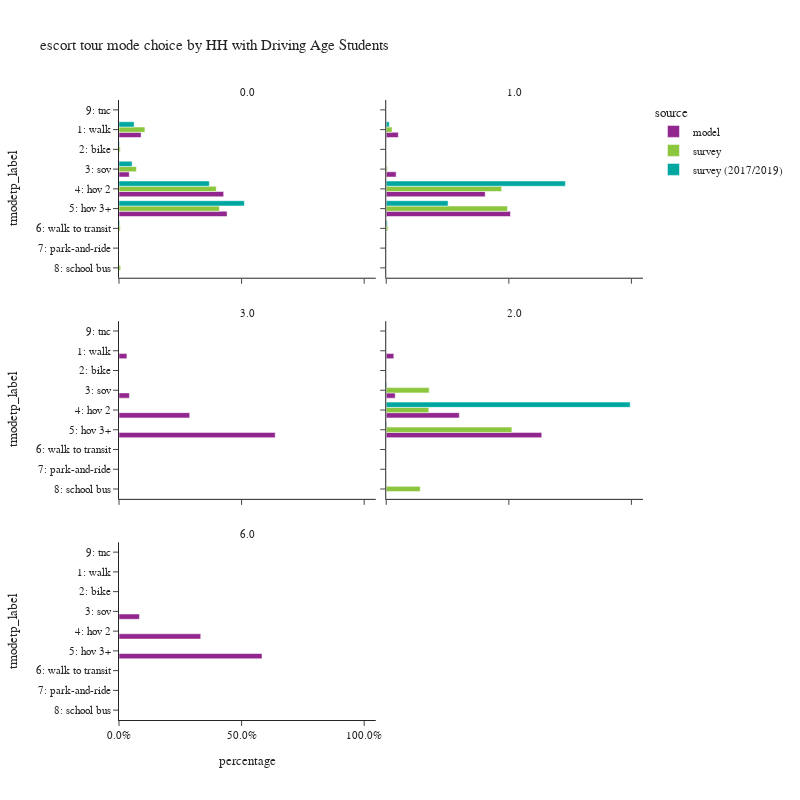

The code cell stored with this chart in its notebook:
### Code cell
plot_mode_choice(es_tour,
                 "hhhsc",
                 {
                  "tmodetp_label":["1: walk","2: bike","3: sov","4: hov 2","5: hov 3+","6: walk to transit",
                                   "7: park-and-ride","8: school bus","9: other–survey only"]},
                 "HH with Driving Age Students",2,800)

### Figure 1 — Plotly figure (JSON) as saved in the notebook; plotly's stock layout.template omitted (floating-point values rounded to 4 significant figures)
{"data": [{"alignmentgroup": "True", "customdata": [[68047], [304], [31663], [322456], [332982]], "hovertemplate": "source=model<br>hhhsc=0.0<br>percentage=%{x}<br>tmodetp_label=%{y}<br>sample count=%{customdata[0]}<extra></extra>", "legendgroup": "model", "marker": {"color": "#91268F", "pattern": {"shape": ""}}, "name": "model", "offsetgroup": "model", "orientation": "h", "showlegend": true, "textposition": "auto", "type": "bar", "x": [0.09007, 0.0004024, 0.04191, 0.4268, 0.4408], "xaxis": "x5", "y": ["1: walk", "2: bike", "3: sov", "4: hov 2", "5: hov 3+"], "yaxis": "y5"}, {"alignmentgroup": "True", "customdata": [[4615], [16], [3781], [37841], [47516]], "hovertemplate": "source=model<br>hhhsc=1.0<br>percentage=%{x}<br>tmodetp_label=%{y}<br>sample count=%{customdata[0]}<extra></extra>", "legendgroup": "model", "marker": {"color": "#91268F", "pattern": {"shape": ""}}, "name": "model", "offsetgroup": "model", "orientation": "h", "showlegend": false, "textposition": "auto", "type": "bar", "x": [0.04922, 0.0001706, 0.04032, 0.4036, 0.5067], "xaxis": "x6", "y": ["1: walk", "2: bike", "3: sov", "4: hov 2", "5: hov 3+"], "yaxis": "y6"}, {"alignmentgroup": "True", "customdata": [[16], [21], [143], [316]], "hovertemplate": "source=model<br>hhhsc=3.0<br>percentage=%{x}<br>tmodetp_label=%{y}<br>sample count=%{customdata[0]}<extra></extra>", "legendgroup": "model", "marker": {"color": "#91268F", "pattern": {"shape": ""}}, "name": "model", "offsetgroup": "model", "orientation": "h", "showlegend": false, "textposition": "auto", "type": "bar", "x": [0.03226, 0.04234, 0.2883, 0.6371], "xaxis": "x3", "y": ["1: walk", "3: sov", "4: hov 2", "5: hov 3+"], "yaxis": "y3"}, {"alignmentgroup": "True", "customdata": [[419], [5], [498], [4056], [8633]], "hovertemplate": "source=model<br>hhhsc=2.0<br>percentage=%{x}<br>tmodetp_label=%{y}<br>sample count=%{customdata[0]}<extra></extra>", "legendgroup": "model", "marker": {"color": "#91268F", "pattern": {"shape": ""}}, "name": "model", "offsetgroup": "model", "orientation": "h", "showlegend": false, "textposition": "auto", "type": "bar", "x": [0.03078, 0.0003673, 0.03659, 0.298, 0.6343], "xaxis": "x4", "y": ["1: walk", "2: bike", "3: sov", "4: hov 2", "5: hov 3+"], "yaxis": "y4"}, {"alignmentgroup": "True", "customdata": [[1], [4], [7]], "hovertemplate": "source=model<br>hhhsc=6.0<br>percentage=%{x}<br>tmodetp_label=%{y}<br>sample count=%{customdata[0]}<extra></extra>", "legendgroup": "model", "marker": {"color": "#91268F", "pattern": {"shape": ""}}, "name": "model", "offsetgroup": "model", "orientation": "h", "showlegend": false, "textposition": "auto", "type": "bar", "x": [0.08333, 0.3333, 0.5833], "xaxis": "x", "y": ["3: sov", "4: hov 2", "5: hov 3+"], "yaxis": "y"}, {"alignmentgroup": "True", "customdata": [[85], [14], [48], [280], [245], [12], [5]], "hovertemplate": "source=survey<br>hhhsc=0.0<br>percentage=%{x}<br>tmodetp_label=%{y}<br>sample count=%{customdata[0]}<extra></extra>", "legendgroup": "survey", "marker": {"color": "#8CC63E", "pattern": {"shape": ""}}, "name": "survey", "offsetgroup": "survey", "orientation": "h", "showlegend": true, "textposition": "auto", "type": "bar", "x": [0.1056, 0.005237, 0.07085, 0.3969, 0.4098, 0.005077, 0.006649], "xaxis": "x5", "y": ["1: walk", "2: bike", "3: sov", "4: hov 2", "5: hov 3+", "6: walk to transit", "8: school bus"], "yaxis": "y5"}, {"alignmentgroup": "True", "customdata": [[2], [1], [28], [16], [1]], "hovertemplate": "source=survey<br>hhhsc=1.0<br>percentage=%{x}<br>tmodetp_label=%{y}<br>sample count=%{customdata[0]}<extra></extra>", "legendgroup": "survey", "marker": {"color": "#8CC63E", "pattern": {"shape": ""}}, "name": "survey", "offsetgroup": "survey", "orientation": "h", "showlegend": false, "textposition": "auto", "type": "bar", "x": [0.02366, 0.004702, 0.4706, 0.4945, 0.006534], "xaxis": "x6", "y": ["1: walk", "3: sov", "4: hov 2", "5: hov 3+", "6: walk to transit"], "yaxis": "y6"}, {"alignmentgroup": "True", "customdata": [[1], [2], [5], [1]], "hovertemplate": "source=survey<br>hhhsc=2.0<br>percentage=%{x}<br>tmodetp_label=%{y}<br>sample count=%{customdata[0]}<extra></extra>", "legendgroup": "survey", "marker": {"color": "#8CC63E", "pattern": {"shape": ""}}, "name": "survey", "offsetgroup": "survey", "orientation": "h", "showlegend": false, "textposition": "auto", "type": "bar", "x": [0.1751, 0.1737, 0.5125, 0.1387], "xaxis": "x4", "y": ["3: sov", "4: hov 2", "5: hov 3+", "8: school bus"], "yaxis": "y4"}, {"alignmentgroup": "True", "customdata": [[96], [8], [27], [303], [270], [12], [1]], "hovertemplate": "source=survey (2017/2019)<br>hhhsc=0.0<br>percentage=%{x}<br>tmodetp_label=%{y}<br>sample count=%{customdata[0]}<extra></extra>", "legendgroup": "survey (2017/2019)", "marker": {"color": "#00A7A0", "pattern": {"shape": ""}}, "name": "survey (2017/2019)", "offsetgroup": "survey (2017/2019)", "orientation": "h", "showlegend": true, "textposition": "auto", "type": "bar", "x": [0.06167, 0.002364, 0.0534, 0.3684, 0.5113, 0.002835, 3.849e-05], "xaxis": "x5", "y": ["1: walk", "2: bike", "3: sov", "4: hov 2", "5: hov 3+", "6: walk to transit", "9: tnc"], "yaxis": "y5"}, {"alignmentgroup": "True", "customdata": [[3], [1], [41], [21], [1]], "hovertemplate": "source=survey (2017/2019)<br>hhhsc=1.0<br>percentage=%{x}<br>tmodetp_label=%{y}<br>sample count=%{customdata[0]}<extra></extra>", "legendgroup": "survey (2017/2019)", "marker": {"color": "#00A7A0", "pattern": {"shape": ""}}, "name": "survey (2017/2019)", "offsetgroup": "survey (2017/2019)", "orientation": "h", "showlegend": false, "textposition": "auto", "type": "bar", "x": [0.01242, 5.044e-05, 0.7307, 0.2523, 0.004576], "xaxis": "x6", "y": ["1: walk", "3: sov", "4: hov 2", "5: hov 3+", "6: walk to transit"], "yaxis": "y6"}, {"alignmentgroup": "True", "customdata": [[1], [11], [1]], "hovertemplate": "source=survey (2017/2019)<br>hhhsc=2.0<br>percentage=%{x}<br>tmodetp_label=%{y}<br>sample count=%{customdata[0]}<extra></extra>", "legendgroup": "survey (2017/2019)", "marker": {"color": "#00A7A0", "pattern": {"shape": ""}}, "name": "survey (2017/2019)", "offsetgroup": "survey (2017/2019)", "orientation": "h", "showlegend": false, "textposition": "auto", "type": "bar", "x": [0.00256, 0.9949, 0.00256], "xaxis": "x4", "y": ["3: sov", "4: hov 2", "5: hov 3+"], "yaxis": "y4"}], "layout": {"annotations": [{"font": {}, "showarrow": false, "text": "6.0", "x": 0.245, "xanchor": "center", "xref": "paper", "y": 0.2867, "yanchor": "bottom", "yref": "paper"}, {"font": {}, "showarrow": false, "text": "3.0", "x": 0.245, "xanchor": "center", "xref": "paper", "y": 0.6433, "yanchor": "bottom", "yref": "paper"}, {"font": {}, "showarrow": false, "text": "2.0", "x": 0.755, "xanchor": "center", "xref": "paper", "y": 0.6433, "yanchor": "bottom", "yref": "paper"}, {"font": {}, "showarrow": false, "text": "0.0", "x": 0.245, "xanchor": "center", "xref": "paper", "y": 1.0, "yanchor": "bottom", "yref": "paper"}, {"font": {}, "showarrow": false, "text": "1.0", "x": 0.755, "xanchor": "center", "xref": "paper", "y": 1.0, "yanchor": "bottom", "yref": "paper"}], "barmode": "group", "height": 800, "legend": {"title": {"text": "source"}, "tracegroupgap": 0}, "title": {"text": "escort tour mode choice by HH with Driving Age Students"}, "width": 800, "xaxis": {"anchor": "y", "domain": [0.0, 0.49], "tickformat": ".1%", "title": {"text": "percentage"}}, "xaxis2": {"anchor": "y2", "domain": [0.51, 1.0], "matches": "x", "tickformat": ".1%", "title": {"text": "percentage"}}, "xaxis3": {"anchor": "y3", "domain": [0.0, 0.49], "matches": "x", "showticklabels": false, "tickformat": ".1%"}, "xaxis4": {"anchor": "y4", "domain": [0.51, 1.0], "matches": "x", "showticklabels": false, "tickformat": ".1%"}, "xaxis5": {"anchor": "y5", "domain": [0.0, 0.49], "matches": "x", "showticklabels": false, "tickformat": ".1%"}, "xaxis6": {"anchor": "y6", "domain": [0.51, 1.0], "matches": "x", "showticklabels": false, "tickformat": ".1%"}, "yaxis": {"anchor": "x", "categoryarray": ["9: other–survey only", "8: school bus", "7: park-and-ride", "6: walk to transit", "5: hov 3+", "4: hov 2", "3: sov", "2: bike", "1: walk"], "categoryorder": "array", "domain": [0.0, 0.2867], "title": {"text": "tmodetp_label"}}, "yaxis2": {"anchor": "x2", "domain": [0.0, 0.2867], "matches": "y", "showticklabels": false}, "yaxis3": {"anchor": "x3", "categoryarray": ["9: other–survey only", "8: school bus", "7: park-and-ride", "6: walk to transit", "5: hov 3+", "4: hov 2", "3: sov", "2: bike", "1: walk"], "categoryorder": "array", "domain": [0.3567, 0.6433], "matches": "y", "title": {"text": "tmodetp_label"}}, "yaxis4": {"anchor": "x4", "domain": [0.3567, 0.6433], "matches": "y", "showticklabels": false}, "yaxis5": {"anchor": "x5", "categoryarray": ["9: other–survey only", "8: school bus", "7: park-and-ride", "6: walk to transit", "5: hov 3+", "4: hov 2", "3: sov", "2: bike", "1: walk"], "categoryorder": "array", "domain": [0.7133, 1.0], "matches": "y", "title": {"text": "tmodetp_label"}}, "yaxis6": {"anchor": "x6", "domain": [0.7133, 1.0], "matches": "y", "showticklabels": false}}}
